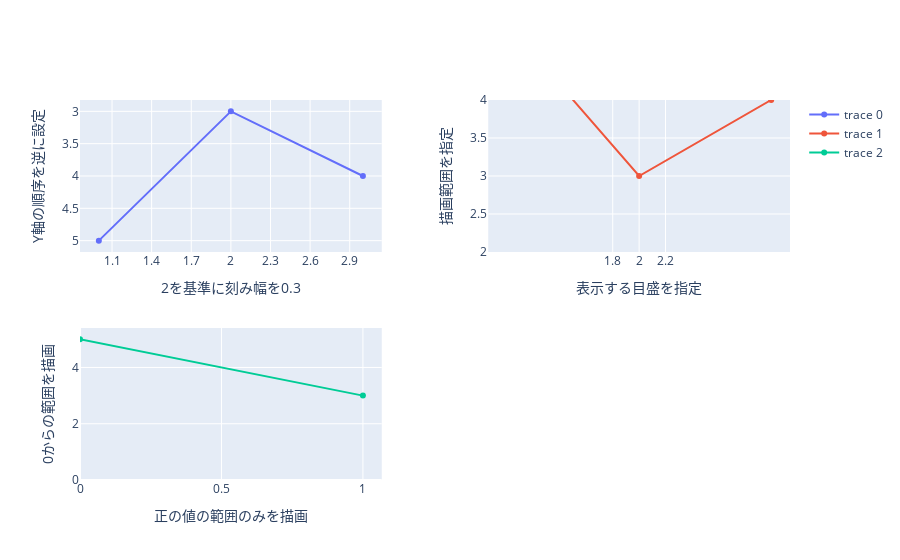

The notebook cell saved with this chart:
### Code cell
config_tick_fig = make_subplots(
    rows=2, cols=2, horizontal_spacing=0.15, vertical_spacing=0.2
)
config_tick_fig.add_trace(go.Scatter(x=[1, 2, 3], y=[5, 3, 4]))
config_tick_fig.update_xaxes(
    tick0=2, dtick=0.3, title="2を基準に刻み幅を0.3", row=1, col=1
)
config_tick_fig.update_yaxes(
    autorange="reversed", title="Y軸の順序を逆に設定", row=1, col=1
)

config_tick_fig.add_trace(go.Scatter(x=[1, 2, 3], y=[5, 3, 4]), row=1, col=2)
config_tick_fig.update_xaxes(
    tickvals=[1.8, 2, 2.2], title="表示する目盛を指定", row=1, col=2
)
config_tick_fig.update_yaxes(range=[2, 4], title="描画範囲を指定", row=1, col=2)

config_tick_fig.add_trace(go.Scatter(x=[-1, 0, 1], y=[4, 5, 3]), row=2, col=1)
config_tick_fig.update_xaxes(
    rangemode="nonnegative", title="正の値の範囲のみを描画", row=2, col=1
)
config_tick_fig.update_yaxes(
    rangemode="tozero", title="0からの範囲を描画", row=2, col=1
)
config_tick_fig.show()

### Figure 1 — Plotly figure (JSON) as saved in the notebook; plotly's stock layout.template omitted (floating-point values rounded to 4 significant figures)
{"data": [{"type": "scatter", "x": [1, 2, 3], "y": [5, 3, 4]}, {"type": "scatter", "x": [1, 2, 3], "xaxis": "x2", "y": [5, 3, 4], "yaxis": "y2"}, {"type": "scatter", "x": [-1, 0, 1], "xaxis": "x3", "y": [4, 5, 3], "yaxis": "y3"}], "layout": {"xaxis": {"anchor": "y", "domain": [0, 0.425], "dtick": 0.3, "tick0": 2, "title": {"text": "2を基準に刻み幅を0.3"}}, "xaxis2": {"anchor": "y2", "domain": [0.575, 1], "tickvals": [1.8, 2, 2.2], "title": {"text": "表示する目盛を指定"}}, "xaxis3": {"anchor": "y3", "domain": [0, 0.425], "rangemode": "nonnegative", "title": {"text": "正の値の範囲のみを描画"}}, "xaxis4": {"anchor": "y4", "domain": [0.575, 1]}, "yaxis": {"anchor": "x", "autorange": "reversed", "domain": [0.6, 1], "title": {"text": "Y軸の順序を逆に設定"}}, "yaxis2": {"anchor": "x2", "domain": [0.6, 1], "range": [2, 4], "title": {"text": "描画範囲を指定"}}, "yaxis3": {"anchor": "x3", "domain": [0, 0.4], "rangemode": "tozero", "title": {"text": "0からの範囲を描画"}}, "yaxis4": {"anchor": "x4", "domain": [0, 0.4]}}}
